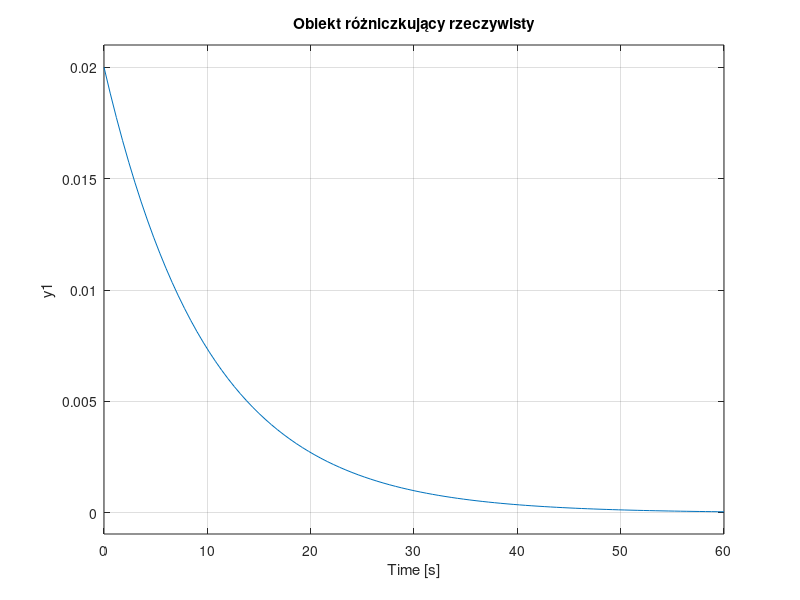

MATLAB code to generate this figure:
kp = 1;     %Współczynnik wzmocnienia
Tb = 10;    %Wartość stałej czasowej inercji (bezwładności)
To = 2;     %Okres drgań
E = 0.4;    %Wspolczynnik tłumienia
Ti = 2;     %Stała całkowania
Td = 0.2;   %Stała różniczkowania


sys1 = tf(kp, [Tb 1]);          %Innercyjny
sys2 = tf(kp, [To^2 2*E*To 1]); %Oscylacyjny
sys3 = tf(kp, [Ti*Tb Ti 0]);    %Całkujący rzeczywisty
sys4 = tf([kp*Td 0], [Tb 1]);   %Rozniczkujacy rzeczywisty

subplot(2,2,1);
step(sys1);
title('Obiekt inercyjny');
grid on;

subplot(2,2,2);
step(sys2);
title('Obiekt oscylacyjny');
grid on;

subplot(2,2,3);
step(sys3);
title('Obiekt całkujący rzeczywisty');
grid on;

subplot(2,2,4);
step(sys4);
title('Obiekt różniczkujący rzeczywisty');
grid on;
